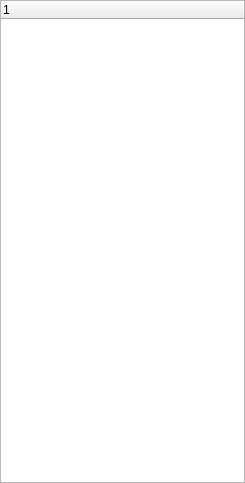
<?xml version="1.0" encoding="UTF-8"?>
<ui version="4.0">
 <comment>****************************************************************************
**
** Copyright (C) 1992-2008 Trolltech AS. All rights reserved.
**
** This file is part of the QSA of the Qt Toolkit.
**
** For QSA Commercial License Holders (non-open source):
** 
** Licensees holding a valid Qt Script for Applications (QSA) License Agreement
** may use this file in accordance with the rights, responsibilities and
** obligations contained therein.  Please consult your licensing agreement or
** contact sales@trolltech.com if any conditions of the Licensing Agreement are
** not clear to you.
** 
** Further information about QSA licensing is available at:
** http://www.trolltech.com/products/qsa/licensing.html or by contacting
** info@trolltech.com.
** 
** 
** For Open Source Edition:  
** 
** This file may be used under the terms of the GNU General Public License
** version 2 as published by the Free Software Foundation and appearing in the
** file LICENSE.GPL included in the packaging of this file.  Please review the
** following information to ensure GNU General Public Licensing requirements
** will be met:  http://www.trolltech.com/products/qt/opensource.html 
** 
** If you are unsure which license is appropriate for your use, please review
** the following information:
** http://www.trolltech.com/products/qsa/licensing.html or contact the 
** sales department at sales@trolltech.com.

**
** This file is provided AS IS with NO WARRANTY OF ANY KIND, INCLUDING THE
** WARRANTY OF DESIGN, MERCHANTABILITY AND FITNESS FOR A PARTICULAR PURPOSE.
**
****************************************************************************</comment>
 <class>QSVariablesContainer</class>
 <widget class="QWidget" name="QSVariablesContainer">
  <property name="geometry">
   <rect>
    <x>0</x>
    <y>0</y>
    <width>245</width>
    <height>483</height>
   </rect>
  </property>
  <property name="windowTitle">
   <string>Variable Watch</string>
  </property>
  <layout class="QGridLayout">
   <property name="leftMargin">
    <number>0</number>
   </property>
   <property name="topMargin">
    <number>0</number>
   </property>
   <property name="rightMargin">
    <number>0</number>
   </property>
   <property name="bottomMargin">
    <number>0</number>
   </property>
   <property name="spacing">
    <number>0</number>
   </property>
   <item row="0" column="0">
    <widget class="QTreeWidget" name="variablesListView">
     <property name="rootIsDecorated">
      <bool>true</bool>
     </property>
     <property name="itemsExpandable">
      <bool>true</bool>
     </property>
    </widget>
   </item>
  </layout>
 </widget>
 <resources/>
 <connections/>
</ui>
